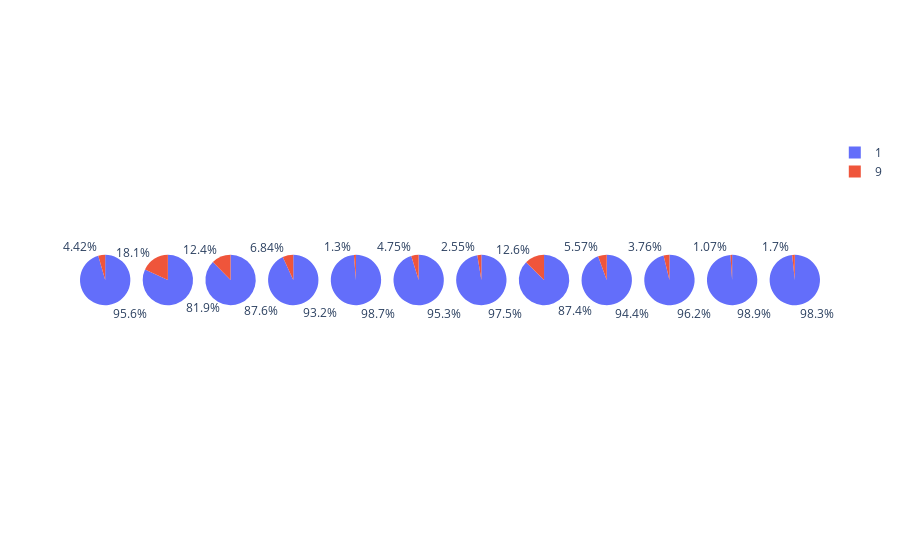

The code cell stored with this chart in its notebook:
### Code cell
print(insitu)
pie_fig = fig_pie_month(insitu,params)
pie_fig.show()

### Figure 1 — Plotly figure (JSON) as saved in the notebook; plotly's stock layout.template omitted (floating-point values rounded to 4 significant figures)
{"data": [{"domain": {"x": [0, 0.06806], "y": [0, 1]}, "hovertemplate": "qf=%{label}<br>count=%{value}<extra></extra>", "labels": [1, 9], "legendgroup": "", "name": "", "showlegend": true, "type": "pie", "values": [15523, 718]}, {"domain": {"x": [0.08472, 0.1528], "y": [0, 1]}, "hovertemplate": "qf=%{label}<br>count=%{value}<extra></extra>", "labels": [1, 9], "legendgroup": "", "name": "", "showlegend": true, "type": "pie", "values": [14618, 3238]}, {"domain": {"x": [0.1694, 0.2375], "y": [0, 1]}, "hovertemplate": "qf=%{label}<br>count=%{value}<extra></extra>", "labels": [1, 9], "legendgroup": "", "name": "", "showlegend": true, "type": "pie", "values": [15138, 2142]}, {"domain": {"x": [0.2542, 0.3222], "y": [0, 1]}, "hovertemplate": "qf=%{label}<br>count=%{value}<extra></extra>", "labels": [1, 9], "legendgroup": "", "name": "", "showlegend": true, "type": "pie", "values": [16635, 1221]}, {"domain": {"x": [0.3389, 0.4069], "y": [0, 1]}, "hovertemplate": "qf=%{label}<br>count=%{value}<extra></extra>", "labels": [1, 9], "legendgroup": "", "name": "", "showlegend": true, "type": "pie", "values": [17055, 225]}, {"domain": {"x": [0.4236, 0.4917], "y": [0, 1]}, "hovertemplate": "qf=%{label}<br>count=%{value}<extra></extra>", "labels": [1, 9], "legendgroup": "", "name": "", "showlegend": true, "type": "pie", "values": [17008, 848]}, {"domain": {"x": [0.5083, 0.5764], "y": [0, 1]}, "hovertemplate": "qf=%{label}<br>count=%{value}<extra></extra>", "labels": [1, 9], "legendgroup": "", "name": "", "showlegend": true, "type": "pie", "values": [17401, 455]}, {"domain": {"x": [0.5931, 0.6611], "y": [0, 1]}, "hovertemplate": "qf=%{label}<br>count=%{value}<extra></extra>", "labels": [1, 9], "legendgroup": "", "name": "", "showlegend": true, "type": "pie", "values": [15098, 2182]}, {"domain": {"x": [0.6778, 0.7458], "y": [0, 1]}, "hovertemplate": "qf=%{label}<br>count=%{value}<extra></extra>", "labels": [1, 9], "legendgroup": "", "name": "", "showlegend": true, "type": "pie", "values": [16861, 995]}, {"domain": {"x": [0.7625, 0.8306], "y": [0, 1]}, "hovertemplate": "qf=%{label}<br>count=%{value}<extra></extra>", "labels": [1, 9], "legendgroup": "", "name": "", "showlegend": true, "type": "pie", "values": [16631, 649]}, {"domain": {"x": [0.8472, 0.9153], "y": [0, 1]}, "hovertemplate": "qf=%{label}<br>count=%{value}<extra></extra>", "labels": [1, 9], "legendgroup": "", "name": "", "showlegend": true, "type": "pie", "values": [17553, 190]}, {"domain": {"x": [0.9319, 1.0], "y": [0, 1]}, "hovertemplate": "qf=%{label}<br>count=%{value}<extra></extra>", "labels": [1, 9], "legendgroup": "", "name": "", "showlegend": true, "type": "pie", "values": [13165, 227]}], "layout": {}}
